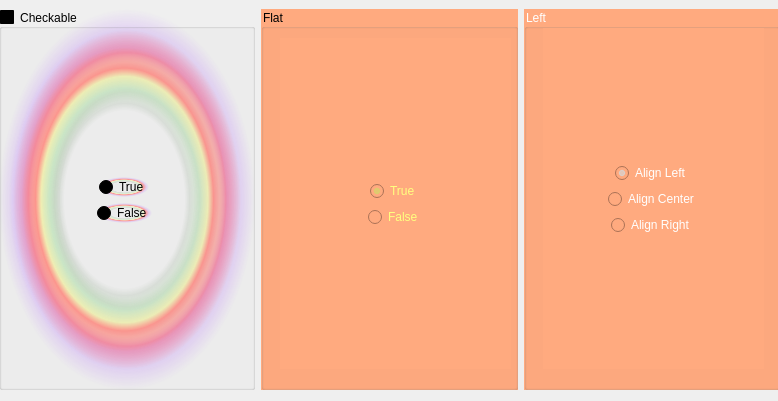
<?xml version="1.0" encoding="UTF-8"?>
<ui version="4.0">
 <class>Dialog</class>
 <widget class="QDialog" name="Dialog">
  <property name="geometry">
   <rect>
    <x>0</x>
    <y>0</y>
    <width>778</width>
    <height>401</height>
   </rect>
  </property>
  <property name="windowTitle">
   <string>Dialog</string>
  </property>
  <property name="styleSheet">
   <string notr="true">QGroupBox { 
  background-color: 	rgb(255, 255, 0)

}

QRadioButton{
	color: rgb(255, 255, 127) ;
}</string>
  </property>
  <widget class="QWidget" name="horizontalLayoutWidget">
   <property name="geometry">
    <rect>
     <x>-1</x>
     <y>9</y>
     <width>781</width>
     <height>381</height>
    </rect>
   </property>
   <layout class="QHBoxLayout" name="lyt_main">
    <item>
     <widget class="QGroupBox" name="gbxCheckable">
      <property name="styleSheet">
       <string notr="true">
background-color: qradialgradient(spread:pad, cx:0.5, cy:0.5, radius:0.5, fx:0.5, fy:0.5, stop:0 rgba(0, 0, 0, 0), stop:0.52 rgba(0, 0, 0, 0), stop:0.565 rgba(82, 121, 76, 33), stop:0.65 rgba(159, 235, 148, 64), stop:0.721925 rgba(255, 238, 150, 129), stop:0.77 rgba(255, 128, 128, 204), stop:0.89 rgba(191, 128, 255, 64), stop:1 rgba(0, 0, 0, 0));

color: black;

</string>
      </property>
      <property name="title">
       <string>Checkable</string>
      </property>
      <property name="checkable">
       <bool>true</bool>
      </property>
      <widget class="QWidget" name="verticalLayoutWidget">
       <property name="geometry">
        <rect>
         <x>10</x>
         <y>20</y>
         <width>231</width>
         <height>341</height>
        </rect>
       </property>
       <layout class="QVBoxLayout" name="verticalLayout">
        <item>
         <spacer name="verticalSpacer">
          <property name="orientation">
           <enum>Qt::Vertical</enum>
          </property>
          <property name="sizeHint" stdset="0">
           <size>
            <width>20</width>
            <height>40</height>
           </size>
          </property>
         </spacer>
        </item>
        <item alignment="Qt::AlignHCenter">
         <widget class="QRadioButton" name="rbtCheckTrue">
          <property name="text">
           <string>True</string>
          </property>
          <property name="checked">
           <bool>true</bool>
          </property>
         </widget>
        </item>
        <item alignment="Qt::AlignHCenter">
         <widget class="QRadioButton" name="rbtCheckFalse">
          <property name="text">
           <string>False</string>
          </property>
         </widget>
        </item>
        <item>
         <spacer name="verticalSpacer_2">
          <property name="orientation">
           <enum>Qt::Vertical</enum>
          </property>
          <property name="sizeHint" stdset="0">
           <size>
            <width>20</width>
            <height>40</height>
           </size>
          </property>
         </spacer>
        </item>
       </layout>
      </widget>
     </widget>
    </item>
    <item>
     <widget class="QGroupBox" name="gbxFlat">
      <property name="styleSheet">
       <string notr="true">background-color: rgb(255, 170, 127)</string>
      </property>
      <property name="title">
       <string>Flat</string>
      </property>
      <property name="flat">
       <bool>true</bool>
      </property>
      <widget class="QWidget" name="verticalLayoutWidget_2">
       <property name="geometry">
        <rect>
         <x>19</x>
         <y>29</y>
         <width>231</width>
         <height>331</height>
        </rect>
       </property>
       <layout class="QVBoxLayout" name="verticalLayout_2">
        <item>
         <spacer name="verticalSpacer_4">
          <property name="orientation">
           <enum>Qt::Vertical</enum>
          </property>
          <property name="sizeHint" stdset="0">
           <size>
            <width>20</width>
            <height>40</height>
           </size>
          </property>
         </spacer>
        </item>
        <item alignment="Qt::AlignHCenter">
         <widget class="QRadioButton" name="rbtFlatTrue">
          <property name="text">
           <string>True</string>
          </property>
          <property name="checked">
           <bool>true</bool>
          </property>
         </widget>
        </item>
        <item alignment="Qt::AlignHCenter">
         <widget class="QRadioButton" name="rbtFlatFalse">
          <property name="text">
           <string>False</string>
          </property>
         </widget>
        </item>
        <item>
         <spacer name="verticalSpacer_3">
          <property name="orientation">
           <enum>Qt::Vertical</enum>
          </property>
          <property name="sizeHint" stdset="0">
           <size>
            <width>20</width>
            <height>40</height>
           </size>
          </property>
         </spacer>
        </item>
       </layout>
      </widget>
     </widget>
    </item>
    <item>
     <widget class="QGroupBox" name="gbxAlignment">
      <property name="styleSheet">
       <string notr="true">background-color: rgb(255, 170, 127);
color: white;</string>
      </property>
      <property name="title">
       <string>Left</string>
      </property>
      <widget class="QWidget" name="verticalLayoutWidget_3">
       <property name="geometry">
        <rect>
         <x>19</x>
         <y>19</y>
         <width>221</width>
         <height>341</height>
        </rect>
       </property>
       <layout class="QVBoxLayout" name="verticalLayout_3">
        <item>
         <spacer name="verticalSpacer_6">
          <property name="orientation">
           <enum>Qt::Vertical</enum>
          </property>
          <property name="sizeHint" stdset="0">
           <size>
            <width>20</width>
            <height>40</height>
           </size>
          </property>
         </spacer>
        </item>
        <item alignment="Qt::AlignHCenter">
         <widget class="QRadioButton" name="rgbAlignLeft">
          <property name="text">
           <string>Align Left</string>
          </property>
          <property name="checked">
           <bool>true</bool>
          </property>
         </widget>
        </item>
        <item alignment="Qt::AlignHCenter">
         <widget class="QRadioButton" name="rbtAlignCenter">
          <property name="text">
           <string>Align Center</string>
          </property>
         </widget>
        </item>
        <item alignment="Qt::AlignHCenter">
         <widget class="QRadioButton" name="rbtAlignRight">
          <property name="text">
           <string>Align Right</string>
          </property>
         </widget>
        </item>
        <item>
         <spacer name="verticalSpacer_5">
          <property name="orientation">
           <enum>Qt::Vertical</enum>
          </property>
          <property name="sizeHint" stdset="0">
           <size>
            <width>20</width>
            <height>40</height>
           </size>
          </property>
         </spacer>
        </item>
       </layout>
      </widget>
     </widget>
    </item>
   </layout>
  </widget>
 </widget>
 <resources/>
 <connections>
  <connection>
   <sender>rbtCheckTrue</sender>
   <signal>toggled(bool)</signal>
   <receiver>gbxCheckable</receiver>
   <slot>setChecked(bool)</slot>
   <hints>
    <hint type="sourcelabel">
     <x>125</x>
     <y>189</y>
    </hint>
    <hint type="destinationlabel">
     <x>127</x>
     <y>199</y>
    </hint>
   </hints>
  </connection>
 </connections>
</ui>
